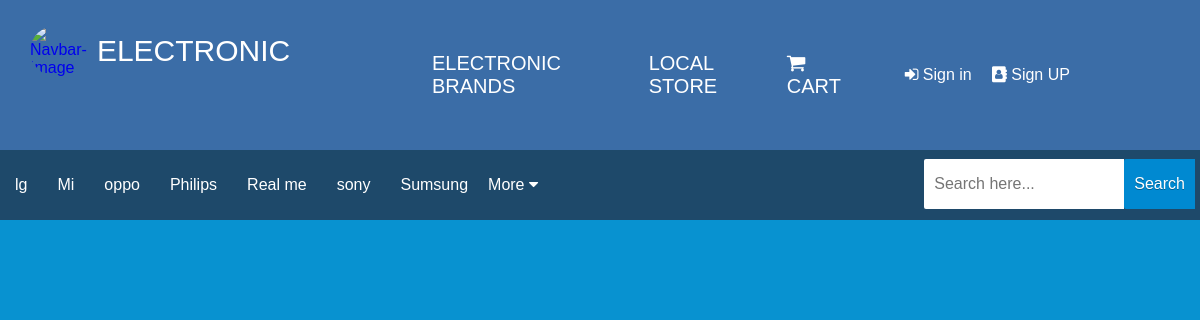
Page /electronic/electronic.php on the committed database.
### tables this page shows
CREATE TABLE `category` (
  `id` int(11) NOT NULL,
  `title` varchar(50) NOT NULL
);

### electronic/electronic.php (the view, shortened to what this page needs)
<?php include('header.php'); ?>
<section>
    <div class="rt-container">
          <div class="col-rt-12">
              <div class="Scriptcontent">
    		<div class='content-wrapper'>
  <div class='navmenu'>
   <form action='category.php' autocomplete='off' id='search-form' method='get'>
<input name='filter' placeholder='Search here...' size='15' type='text'/>
<input id='button-submit' type='submit' value='Search'/>
        </form>
    <nav id='navbar' itemprop='mainEntity' itemscope='itemscope' itemtype='https://schema.org/SiteNavigationElement'>
    <ul class='navbar'>
	 	<?php
                            $q = "Select * from category where title != 'ALL' order by title asc";
                            $r = mysqli_query($conn,$q);
			    $i=1;
                            if($r){
                                while($row = mysqli_fetch_array($r)){
			          if($i<=7)
				  {
                                     echo '<li><a href="category.php?filter='.$row['title'].'" class="list-group-item">'.$row['title'].'</a></li>';
				  }
				  else if($i==8)
				   {
					echo '
						 <li id="sub-menu"><span itemprop="name"> More <i class="fa fa-caret-down"></i>	</span>
                					<ul class="sub-menu">
						<li><a href="category.php?filter='.$row['title'].'" class="list-group-item">'.$row['title'].'</a></li>';
				   }
				  else
				  {
					echo '<li><a href="category.php?filter='.$row['title'].'" class="list-group-item">'.$row['title'].'</a></li>';
				  }
				  $i++;
				}
                            }
                        ?>
      		</ul>
		</li>
             </ul>
</nav>
</div>
</div>
    		</div>
		</div>
    </div>
</section>

### electronic/style.css (style rules this page uses)
* { margin: 0; padding: 0; box-sizing: border-box; list-style: none; font-family: 'Noto Sans JP', sans-serif; }
a { text-decoration: none; }
li { list-style: none; }

### electronic/css/electroni.css (style rules this page uses)
body { background:#0892d0; }

### electronic/css/navbarstyle.css (style rules this page uses)
.navmenu { width: 100%; background: #303030; display: inline-block; background:#1e496a; }
nav { display: none; background:#1e496a; }
nav ul { list-style-type: none; padding-left: 0; font-size: 0; background:#1e496a; }
nav li { display: block; font-size: 16px; color: white; margin: 0 5px; }
ul.navbar>li>a { color: #fff }
nav a { display: block; padding: 10px; text-decoration: none; color: inherit }
ul.navbar li { position: relative; }
@media only screen and (min-width:720px) { #navbar { height: 50px; line-height: 50px; } }
@media only screen and (min-width:720px) { nav { display: block!important } }
@media only screen and (min-width:720px) { nav li { display: inline-block; } }
@media only screen and (min-width:720px) { #search-form input { height: 50px; padding: 10px; margin: 5px 0; } }
#search-form { display: inline-block; padding-top: 4px; padding-right: 5px; float: right }
#search-form input { width: 200px; float: left; border-radius: 2px 0 0 2px; font-size: 13px; -webkit-box-sizing: border-box; -moz-box-sizing: border-box; box-sizing: border-box; border: 0; outline: 0; font-size: 100%; font: inherit }
#button-submit { width: auto!important; float: right; border-radius: 0 2px 2px 0; background: #0089d1; font-size: 13px; font-weight: 600; text-shadow: 0 1px 0 rgba(0, 0, 0, 0.3); color: #fff }

### rows in the picture
category: title "lg"
category: title "Mi"
category: title "oppo"
category: title "Philips"
category: title "Real me"
category: title "sony"
category: title "Sumsung"
